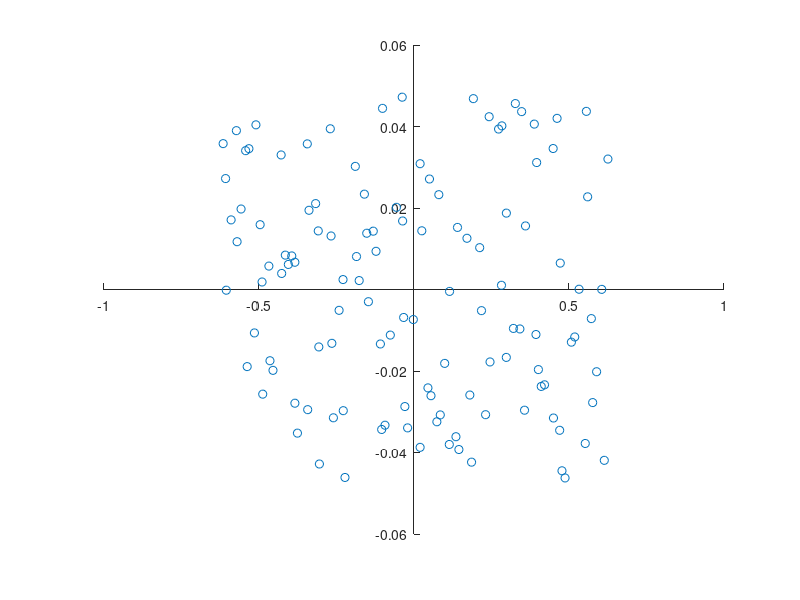

This chart was generated by the following MATLAB code:
function [] = Ex6()
x = 0.8:0.01:2
n = rand(121)*0.1;
n = n(1,:);
y = (x * 0.3) + n;
y = y -mean(y);
x = x - mean(x);
z = [x;y];
t = -atan(0.3);
R = [cos(t) -sin(t);sin(t) cos(t)];
pr = R*z;
xr=pr(1,:);
yr = pr(2,:);
scatter(xr,yr);
set(gca,'YAxisLocation','origin');
set(gca,'XAxisLocation','origin');
end